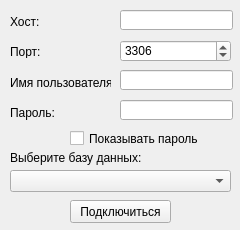
<?xml version="1.0" encoding="UTF-8"?>
<ui version="4.0">
 <class>Form</class>
 <widget class="QWidget" name="Form">
  <property name="geometry">
   <rect>
    <x>0</x>
    <y>0</y>
    <width>240</width>
    <height>230</height>
   </rect>
  </property>
  <property name="minimumSize">
   <size>
    <width>240</width>
    <height>230</height>
   </size>
  </property>
  <property name="maximumSize">
   <size>
    <width>240</width>
    <height>230</height>
   </size>
  </property>
  <property name="windowTitle">
   <string>Подключение к серверу</string>
  </property>
  <widget class="QLabel" name="label">
   <property name="geometry">
    <rect>
     <x>10</x>
     <y>15</y>
     <width>47</width>
     <height>13</height>
    </rect>
   </property>
   <property name="text">
    <string>Хост:</string>
   </property>
  </widget>
  <widget class="QLabel" name="label_2">
   <property name="geometry">
    <rect>
     <x>10</x>
     <y>45</y>
     <width>47</width>
     <height>13</height>
    </rect>
   </property>
   <property name="text">
    <string>Порт:</string>
   </property>
  </widget>
  <widget class="QLabel" name="label_4">
   <property name="geometry">
    <rect>
     <x>10</x>
     <y>105</y>
     <width>101</width>
     <height>16</height>
    </rect>
   </property>
   <property name="text">
    <string>Пароль:</string>
   </property>
  </widget>
  <widget class="QLabel" name="label_3">
   <property name="geometry">
    <rect>
     <x>10</x>
     <y>75</y>
     <width>101</width>
     <height>16</height>
    </rect>
   </property>
   <property name="text">
    <string>Имя пользователя:</string>
   </property>
  </widget>
  <widget class="QSpinBox" name="port">
   <property name="geometry">
    <rect>
     <x>120</x>
     <y>40</y>
     <width>111</width>
     <height>22</height>
    </rect>
   </property>
   <property name="maximum">
    <number>60000</number>
   </property>
   <property name="value">
    <number>3306</number>
   </property>
  </widget>
  <widget class="QLineEdit" name="password">
   <property name="geometry">
    <rect>
     <x>120</x>
     <y>100</y>
     <width>113</width>
     <height>20</height>
    </rect>
   </property>
   <property name="tabletTracking">
    <bool>false</bool>
   </property>
  </widget>
  <widget class="QPushButton" name="pushButton">
   <property name="geometry">
    <rect>
     <x>70</x>
     <y>200</y>
     <width>101</width>
     <height>23</height>
    </rect>
   </property>
   <property name="text">
    <string>Подключиться</string>
   </property>
  </widget>
  <widget class="QLineEdit" name="user_name">
   <property name="geometry">
    <rect>
     <x>120</x>
     <y>70</y>
     <width>113</width>
     <height>20</height>
    </rect>
   </property>
  </widget>
  <widget class="QLineEdit" name="host">
   <property name="geometry">
    <rect>
     <x>120</x>
     <y>10</y>
     <width>113</width>
     <height>20</height>
    </rect>
   </property>
  </widget>
  <widget class="QCheckBox" name="pass_vis">
   <property name="geometry">
    <rect>
     <x>70</x>
     <y>130</y>
     <width>141</width>
     <height>17</height>
    </rect>
   </property>
   <property name="text">
    <string>Показывать пароль</string>
   </property>
  </widget>
  <widget class="QLabel" name="label_5">
   <property name="geometry">
    <rect>
     <x>10</x>
     <y>150</y>
     <width>141</width>
     <height>16</height>
    </rect>
   </property>
   <property name="text">
    <string>Выберите базу данных:</string>
   </property>
  </widget>
  <widget class="QComboBox" name="comboBox">
   <property name="geometry">
    <rect>
     <x>10</x>
     <y>170</y>
     <width>221</width>
     <height>22</height>
    </rect>
   </property>
  </widget>
 </widget>
 <resources/>
 <connections/>
</ui>
